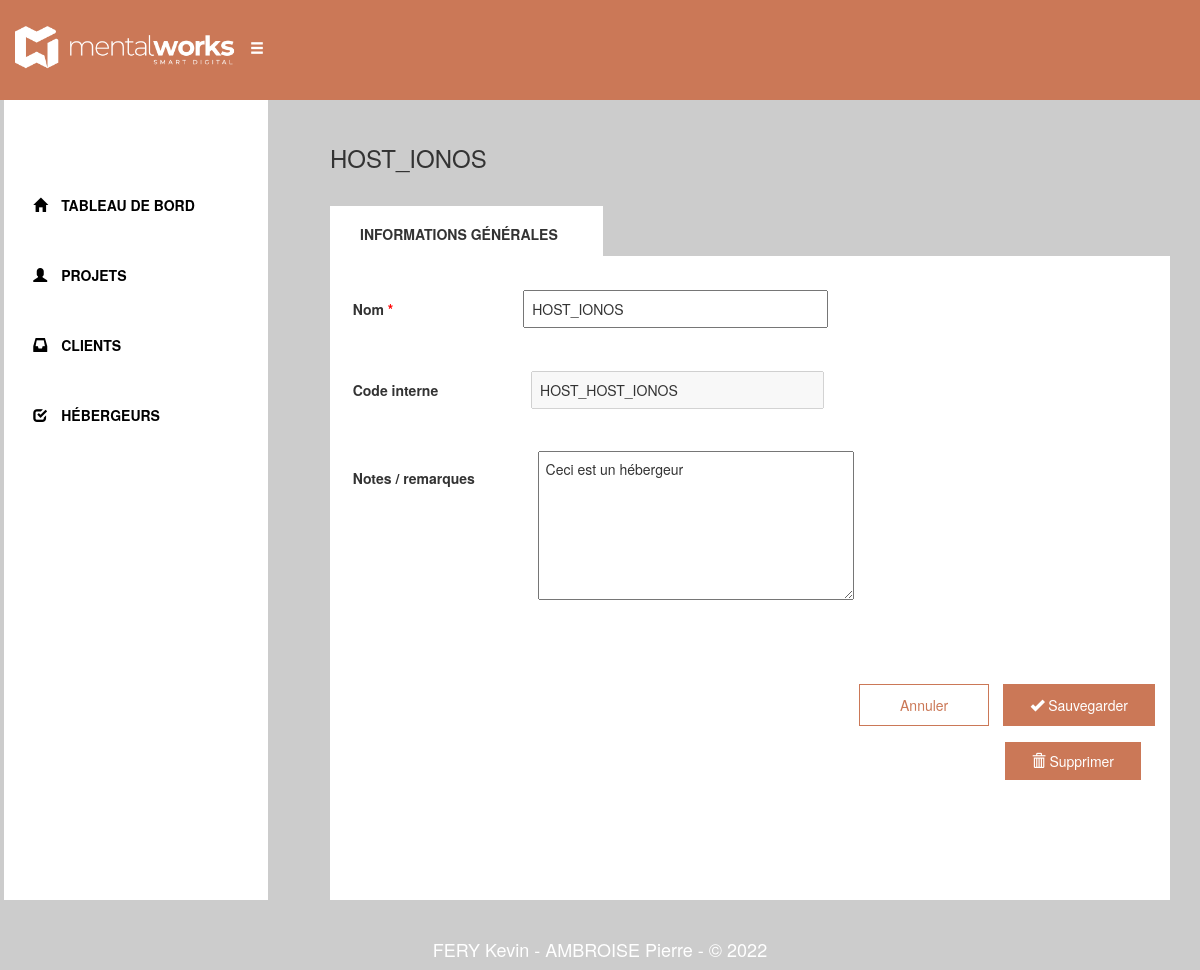
Screenshot of /Host/1 with the database file from the repository.
### tables this page shows
CREATE TABLE `host` (
  `id` int(11) NOT NULL,
  `code` varchar(255) NOT NULL,
  `name` varchar(255) NOT NULL,
  `notes` varchar(1000) DEFAULT NULL
);

### src/Repository/HostRepository.php (called while the page is built, shortened)
<?php
class HostRepository{
    public static function getHostById(int $id): ?Host{
        $database = Connection::connect();
        $statement = $database->prepare('SELECT * FROM host WHERE id = ?');
        $statement->execute(array($id));
        $rep = $statement->fetch();
        $host = ($rep) ? new Host ($id, $rep['code'], $rep['name'], $rep['notes']) : null;
        return $host;
    }
}

### src/autoloader.php (called while the page is built, shortened)
<?php
class Autoloader{
    public static function register(){
        spl_autoload_register(function ($class){
            $file = str_replace('\\', DIRECTORY_SEPARATOR, $class).'.php';
            return false;
        });
    }
}

### src/Traits/NameTrait.php (called while the page is built, shortened)
<?php
trait NameTrait{
    private string $name;
    public function getName(): string
    {
        return $this->name;
    }
}

### src/Traits/CodeNotesTrait.php (called while the page is built, shortened)
<?php
trait CodeNotesTrait{
    public function getCode(): string{
        return $this->code;
    }
    public function getNotes(): ?string{
        return $this->notes;
    }
}

### Host/Update.php (the view, shortened to what this page needs)
<?php
require '../src/autoloader.php';
if (isset($_GET['id'])){
    $host = HostRepository::getHostById($_GET['id']);
}
?>
<!DOCTYPE html>
<html>
    <head>
        <link rel="stylesheet" href="https://maxcdn.bootstrapcdn.com/bootstrap/3.3.6/css/bootstrap.min.css">
        <link rel="stylesheet" href="css/styles.css">
    </head>
    <body>
        <?php require '../layout/navbar.php' ?>
        <section id="insertClient">
            <div class="container-fluid">
                <div class="row">
                    <div class="col-lg-3 col-md-3 col-sm-12">
                        <?php require '../layout/menu.php' ?>
                    </div>
                    <div class="col-lg-9 col-md-9 col-sm-12">
                        <div class="col-lg-12 col-md-12 col-sm-12">
                            <h3 class="nouv"><?php echo $host->getName();?></h3>
                            <div class="infoGenerale">
                                <p><strong>INFORMATIONS GÉNÉRALES</strong></p>
                            </div>
                        </div>
                        <div class="col-lg-12 col-md-12 col-sm-12">
                            <div class="addClient">
                                <form method='Post'>
                                    <label class="lab">Nom <span style="color:red">*</span></label>
                                    <input name='name' class="AddClient" value="<?php echo $host->getName(); ?>">
                                    <p class="error"><?php echo (!isset($errors['nameError']))? '' : $errors['nameError'] ?></p>
                                    <br>
                                    <label class="lab">Code interne</label>
                                    <input size="30" disabled="disabled" class="UpClient" value="<?php echo $host->getCode(); ?>">
                                    <br>
                                    <label class="lab2">Notes / remarques</label>
                                    <textarea name='notes' class="AddClient2"><?php echo $host->getNotes(); ?></textarea>
                                    <p class="error"><?php echo (!isset($errors['notesError']))? '' : $errors['notesError'] ?></p>
                                    <div class="col-lg-12 col-md-12 col-sm-12">
                                        <div class="btnAdd3">
                                        <a href="Host/View.php" class="btnInsert1">Annuler</a>&emsp;
                                        <button type='submit' name='submit' class="btnInsertSave"><span class="glyphicon glyphicon-ok"></span> Sauvegarder</button>
                                        </div>
                                        <div class="btnAdd4">
                                            <form method="post">
                                                    <button type='submit' name='submit_delete' class="btnInsertSave"><span class="glyphicon glyphicon-trash"></span> Supprimer</button>&emsp;
                                            </form>
                                        </div>
                                    </div>
                                </form>
                            </div>
                        </div>
                    </div>
                </div>
            </div>
        </section>
        <?php require '../layout/footer.php' ?>
    </body>
</html>

### public/css/styles.css (style rules this page uses)
* { margin: 0; padding: 0; }
#insertClient { background-color: #ccc; padding-bottom: 0px; }
.nouv { padding-top: 25px; padding-bottom: 25px; }
.infoGenerale { font-weight: bold; background-color: white; padding-top: 18px; padding-left: 30px; width: 273px; height: 50px; }
.lab { padding-top: 2%; padding-left: 2.7%; }
.lab2 { padding-left: 2.7%; padding-top: 5%; vertical-align: top; }
.AddClient { margin-top: 4%; margin-left: 15%; padding: 7px; padding-right: 125px; border-radius: #ccc 5px; }
.AddClient2 { margin-top: 3%; margin-left: 7%; padding: 7px; padding-right: 142px; padding-bottom: 100px; border-radius: #ccc 5px; }
.addClient { background-color: white; width: 100%; height: 644px; }
.btnInsert1 { color: #cb7857; background-color: white; border: solid #cb7857 1px; padding-left: 40px; padding-right: 40px; padding-top: 10px; padding-bottom: 10px; }
.btnInsertSave { color: #fff; border: solid #cb7857 1px; background-color: #cb7857; padding-left: 26px; padding-right: 26px; padding-top: 8px; padding-bottom: 8px; }
.error { text-align: left; color: red; font-style: italic; padding-left: 2.7%; padding-top: 5px; }
.UpClient { margin-bottom: 2%; margin-left: 10.6%; padding: 7px; padding-right: 4.6%; border-radius: #ccc 5px; }
.btnAdd3 { position: relative; margin-top: 8%; display: flex; justify-content: right; }
.btnAdd4 { position: relative; margin-top: 2%; display: flex; justify-content: right; }

### rows the page displays
host: code "HOST_IONOS", name "HOST_IONOS", name "HOST_HOST_IONOS", notes "Ceci est un hébergeur"
